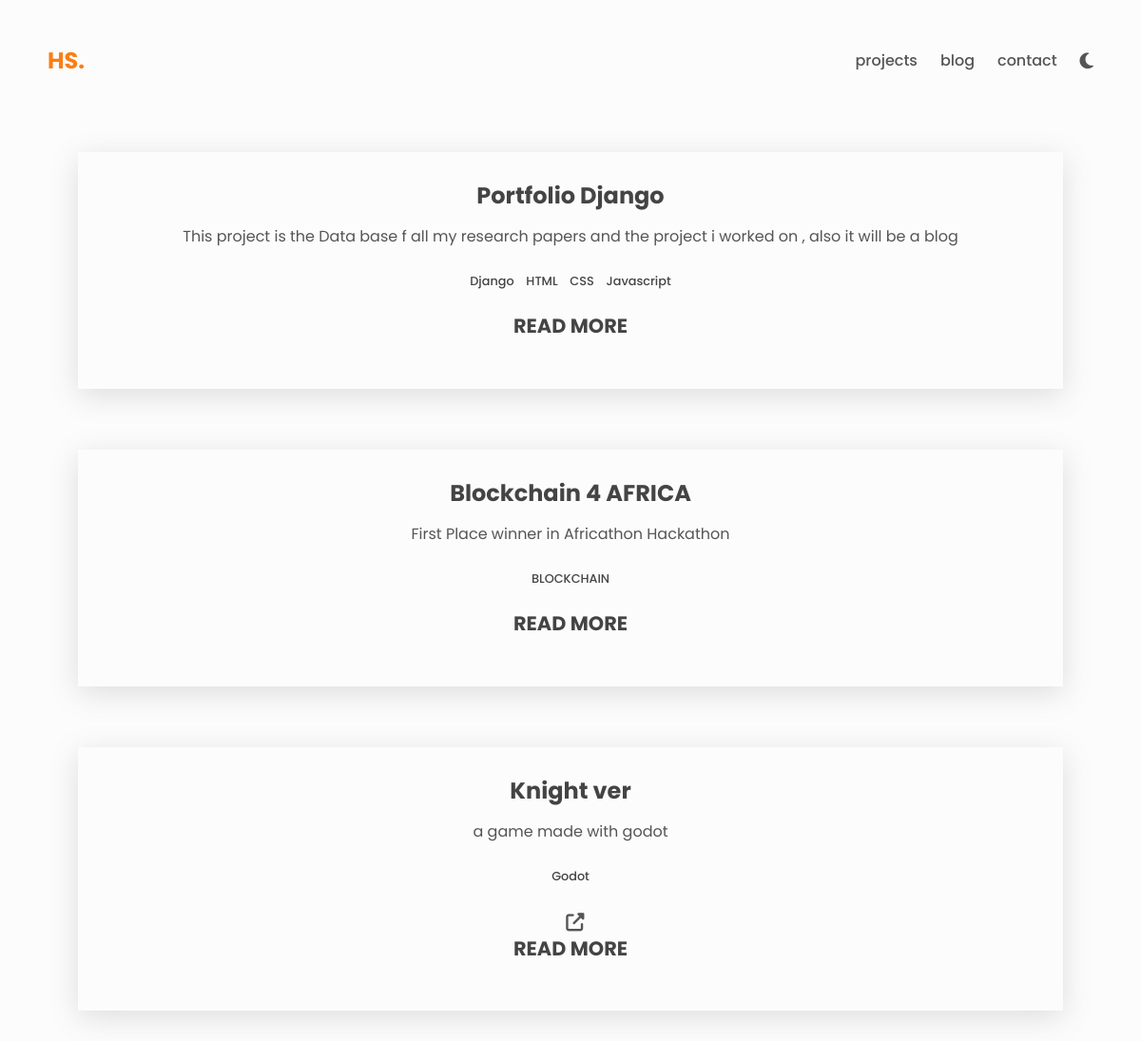
/projects/, run on the app's committed database.
### portfolio/models.py (models this page shows, shortened)
class Project(models.Model):
    name = models.TextField()
    technologies = models.ManyToManyField(Technology)
    description = models.TextField()
    source = models.TextField(blank=True)
    live_example = models.TextField(blank=True)
    articale = models.TextField(blank=True)
    images = models.ManyToManyField(DImage)

class Technology(models.Model):
    name = models.TextField()

### blog/views.py (the view)
# urls.py: path("projects/", views.projects_page, name="projects"),
def projects_page(request):
    projects = Project.objects.all()
    return render(request, "projects.html", {"projects": projects})

### blog/templates/projects.html (shortened to what this page needs)
{% extends "base.html" %}
{% block content %}
     <div class="projects-div">
		{% for project in projects %}
    <div class="project project-projects">
            <h3>{{project.name}}</h3>
            <p class="project__description">
              {{project.description}}
            </p>
            <ul class="project__stack">
              {% for tech in project.technologies.all %}
              <li class="project__stack-item">{{tech.name}}</li>
              {% endfor %}
            </ul>
            {% if  project.live_example %}
            <a
              href="{{project.live_example}}"
              aria-label="live preview"
              class="link link--icon"
            >
              <i aria-hidden="true" class="fas fa-external-link-alt"></i>
            </a>
            {% endif %}
            <h4 class="section__title"><a href={% url 'project' project.id %}>Read More</a></h4>
          </div>
        {% endfor %}
       </div>
{% endblock content %}

### blog/static/style.css (style rules this page uses)
* { padding: 0; margin: 0; border: 0; outline: 0; background-color: inherit; color: inherit; font-family: inherit; font-size: inherit; box-shadow: none; box-sizing: border-box; }
html { scroll-behavior: smooth; }
body { font-family: "Poppins", sans-serif; line-height: 1.5; color: var(--clr-fg); background-color: var(--clr-bg); }
.light { --clr-bg: #fcfcfc; --clr-bg-alt: #fff; --clr-fg: #555; --clr-fg-alt: #444; --clr-primary: #fb7e14; --clr-secondary: #fac08e; --shadow: rgba(100, 100, 111, 0.2) 0px 7px 29px 0px; }
h1, h2, h3, h4 { line-height: 1.2; color: var(--clr-fg-alt); }
h3 { font-size: 1.5rem; }
h4 { font-size: 1.3rem; }
ul { list-style-type: none; }
a { text-decoration: none; }
.link { color: var(--clr-primary); padding: 0 0 0.3em 0; position: relative; }
.link::before { content: ""; display: inline; width: 0%; height: 0.2em; position: absolute; bottom: 0; background-color: var(--clr-secondary); transition: width 0.2s ease-in; }
.link--icon { color: var(--clr-fg); font-size: 1.2rem; }
.section__title { text-align: center; margin-bottom: 1em; text-transform: uppercase; }
.project { padding: 2em; margin: 0 auto; text-align: center; box-shadow: var(--shadow); transition: transform 0.2s linear; }
.project__description { margin-top: 1em; }
.project__stack { display: flex; flex-wrap: wrap; justify-content: center; margin: 1.2em 0; }
.project__stack-item { margin: 0.5em; font-weight: 500; font-size: 0.8rem; color: var(--clr-fg-alt); }
.project .link--icon { margin-left: 0.5em; }
.projects-div { display: flex; flex-direction: row; flex-wrap: wrap; }
.project-projects { width: 120%; margin: 2em; }

### data on the page
Project: name "Portfolio Django", description "This project is the Data base f all my research papers and the project i worked on , also it will be a blog"
Technology: name "Django"
Technology: name "HTML"
Technology: name "CSS"
Technology: name "Javascript"
Project: name "Blockchain 4 AFRICA", description "First Place winner in Africathon Hackathon"
Technology: name "BLOCKCHAIN"
Project: name "Knight ver", description "a game made with godot"
Technology: name "Godot"
